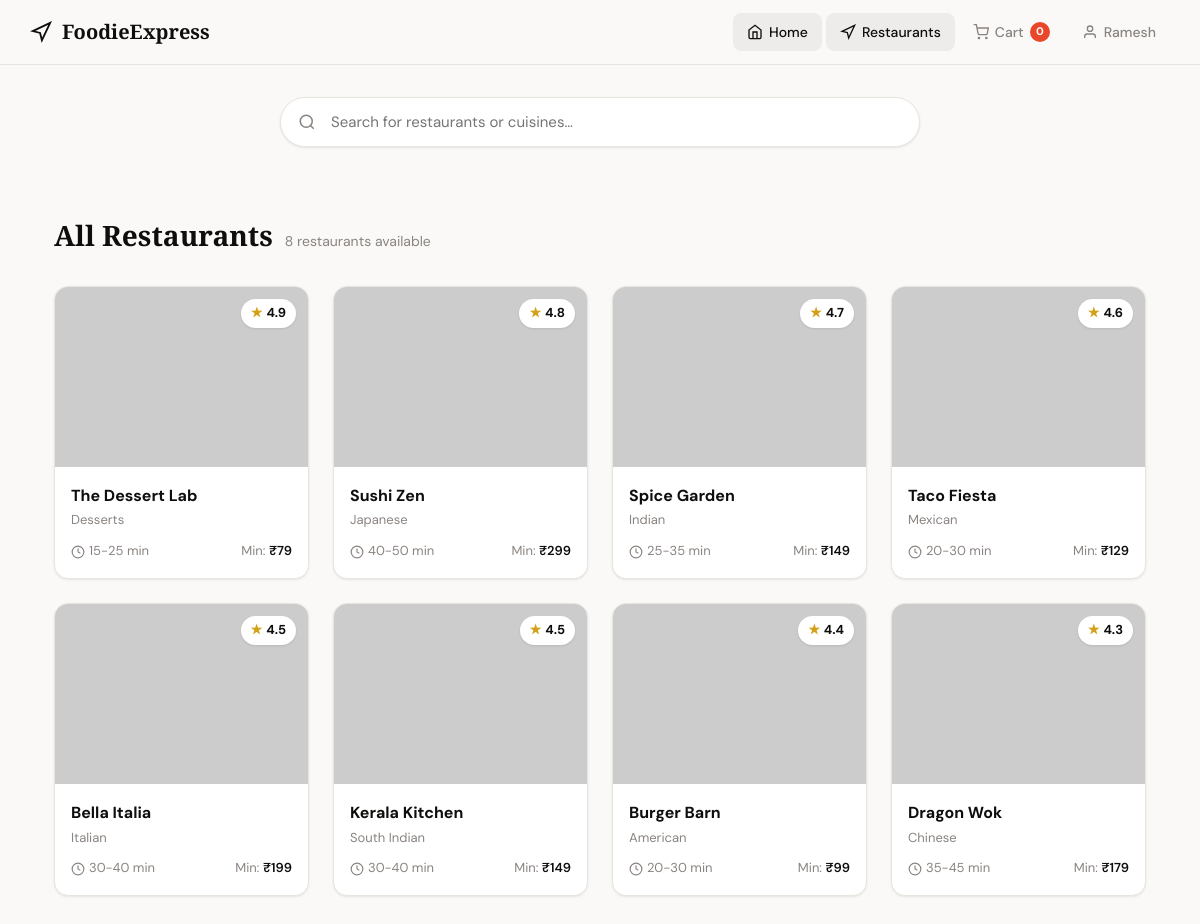
/restaurants (signed in), run on the app's committed database.
### tables this page shows
CREATE TABLE restaurants (
    id          INTEGER PRIMARY KEY,
    name        TEXT    NOT NULL,
    cuisine     TEXT    NOT NULL,
    rating      REAL    NOT NULL,
    delivery_time TEXT  NOT NULL,
    min_order   INTEGER NOT NULL,
    image_url   TEXT    NOT NULL,
    description TEXT
);

### app.py (the view)
@app.route('/restaurants')
@login_required
def restaurants():
    rows = query_db("SELECT * FROM restaurants ORDER BY rating DESC")
    rests = [dict(r) for r in rows]
    return render_template('restaurants.html', restaurants=rests,
                           user=session['user'])

### app.py (called while the page is built)
def get_db():
    db = getattr(g, '_database', None)
    if db is None:
        db = g._database = sqlite3.connect(DATABASE)
        db.row_factory = sqlite3.Row
    return db

@app.teardown_appcontext
def close_connection(exception):
    db = getattr(g, '_database', None)
    if db is not None:
        db.close()

def query_db(query, args=(), one=False):
    cur = get_db().execute(query, args)
    rv = cur.fetchall()
    cur.close()
    return (rv[0] if rv else None) if one else rv

def login_required(f):
    @wraps(f)
    def decorated(*args, **kwargs):
        if 'user' not in session:
            return redirect(url_for('login'))
        return f(*args, **kwargs)
    return decorated

### templates/restaurants.html (shortened to what this page needs)
<!DOCTYPE html>
<html lang="en">
<head>
  <link rel="stylesheet" href="{{ url_for('static', filename='style.css') }}">
</head>
<body>
<nav class="navbar">
  <div class="navbar-inner">
    <a href="/restaurants" class="nav-logo">
      <svg width="22" height="22" viewBox="0 0 24 24" fill="none" stroke="currentColor" stroke-width="2">
        <path d="M3 11l19-9-9 19-2-8-8-2z"/>
      </svg>
      <span>FoodieExpress</span>
    </a>
    <div class="nav-links">
      <a href="/restaurants" class="nav-link active">
        <svg viewBox="0 0 24 24" fill="none" stroke="currentColor" stroke-width="2"><path d="M3 9l9-7 9 7v11a2 2 0 01-2 2H5a2 2 0 01-2-2z"/><polyline points="9 22 9 12 15 12 15 22"/></svg>
        <span class="nav-label">Home</span>
      </a>
      <a href="/restaurants" class="nav-link active" style="color:var(--ink);">
        <svg viewBox="0 0 24 24" fill="none" stroke="currentColor" stroke-width="2"><path d="M3 11l19-9-9 19-2-8-8-2z"/></svg>
        <span class="nav-label">Restaurants</span>
      </a>
      <a href="/cart" class="nav-link" id="cart-nav-link">
        <svg viewBox="0 0 24 24" fill="none" stroke="currentColor" stroke-width="2"><circle cx="9" cy="21" r="1"/><circle cx="20" cy="21" r="1"/><path d="M1 1h4l2.68 13.39a2 2 0 001.98 1.61h9.72a2 2 0 001.98-1.61L23 6H6"/></svg>
        <span class="nav-label">Cart</span>
        <span class="cart-badge" id="cart-count-badge">0</span>
      </a>
      <a href="/logout" class="nav-link">
        <svg viewBox="0 0 24 24" fill="none" stroke="currentColor" stroke-width="2"><path d="M20 21v-2a4 4 0 00-4-4H8a4 4 0 00-4 4v2"/><circle cx="12" cy="7" r="4"/></svg>
        <span class="nav-label">{{ user.name.split()[0] }}</span>
      </a>
    </div>
  </div>
</nav>
<div class="search-wrap">
  <div class="search-box">
    <svg class="search-icon" viewBox="0 0 24 24" fill="none" stroke="currentColor" stroke-width="2">
      <circle cx="11" cy="11" r="8"/><line x1="21" y1="21" x2="16.65" y2="16.65"/>
    </svg>
    <input class="search-input" type="text" id="search-input"
           placeholder="Search for restaurants or cuisines…">
  </div>
  <p class="search-results-info" id="search-info"></p>
</div>
<div class="container">
  <div class="section">
    <div class="section-header">
      <h2 class="section-title">All Restaurants</h2>
      <span class="section-sub" id="rest-count">{{ restaurants|length }} restaurants available</span>
    </div>
    <div class="restaurants-grid" id="restaurants-grid">
      {% for r in restaurants %}
      <a href="/menu/{{ r.id }}" class="restaurant-card animate-in"
         data-name="{{ r.name|lower }}" data-cuisine="{{ r.cuisine|lower }}">
        <div class="card-img-wrap">
          <img src="{{ r.image_url }}"
               alt="{{ r.name }}"
               loading="lazy"
               onerror="this.onerror=null;this.src='https://placehold.co/600x360/f0ede8/8a8480?text={{ r.name | urlencode }}'">
          <div class="card-rating">
            <span class="star">★</span>{{ r.rating }}
          </div>
        </div>
        <div class="card-body">
          <div class="card-name">{{ r.name }}</div>
          <div class="card-cuisine">{{ r.cuisine }}</div>
          <div class="card-meta">
            <span class="card-time">
              <svg viewBox="0 0 24 24" fill="none" stroke="currentColor" stroke-width="2"><circle cx="12" cy="12" r="10"/><polyline points="12 6 12 12 16 14"/></svg>
              {{ r.delivery_time }}
            </span>
            <span class="card-min">₹{{ r.min_order }}</span>
          </div>
        </div>
      </a>
      {% endfor %}
    </div>
  </div>
</div>
</body>
</html>

### data on the page
restaurants: rating "4.9", name "The Dessert Lab", cuisine "Desserts", delivery_time "15-25 min", min_order "79"
restaurants: rating "4.8", name "Sushi Zen", cuisine "Japanese", delivery_time "40-50 min", min_order "299"
restaurants: rating "4.7", name "Spice Garden", cuisine "Indian", delivery_time "25-35 min", min_order "149"
restaurants: rating "4.6", name "Taco Fiesta", cuisine "Mexican", delivery_time "20-30 min", min_order "129"
restaurants: rating "4.5", name "Bella Italia", cuisine "Italian", delivery_time "30-40 min", min_order "199"
restaurants: rating "4.5", name "Kerala Kitchen", cuisine "South Indian", delivery_time "30-40 min", min_order "149"
restaurants: rating "4.4", name "Burger Barn", cuisine "American", delivery_time "20-30 min", min_order "99"
restaurants: rating "4.3", name "Dragon Wok", cuisine "Chinese", delivery_time "35-45 min", min_order "179"

### other printed values
{{ user.name.split()[0] }} "Ramesh"
{{ restaurants|length }} "8"
